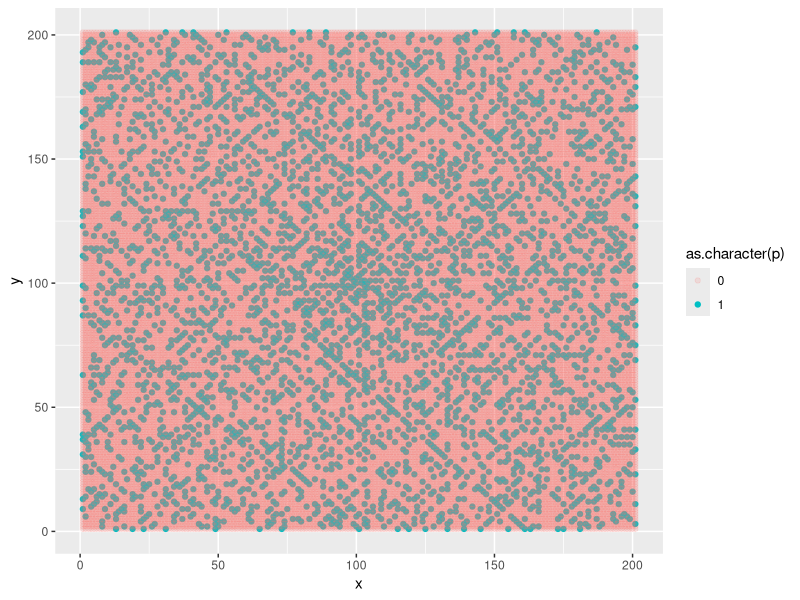

This chart was generated by the following R code:
even <- function(x) x %% 2 == 0
    
Ulam.Spiral<-function(N){
  if (even(N)){
     cat(sprintf("Error: function only accepts odd integers because it a poorly written and fragile piece of code.\n"))
  }else{
m <- matrix(NA, nrow=(N), ncol=N)
    top.left<-c(1,1)
    bottom.right<-c(N,N)
    top.right<-c(1,N)
    bottom.left<-c(N,1)
    n<-N
    a<-N
    m[median(1:N),median(1:N)]<-1

while(a>=3){
# This is an adaptation of a Euler Problem 28 solution. It calculates the diaginals. 
    m[bottom.right[1],bottom.right[2]]<- a^2 #bottom right
    m[top.left[1],top.left[2]]<- a^2 - 2*a + 2 # top left
    m[top.right[1],top.right[2]]<- a^2 - 3*a + 3 # top right
    m[bottom.left[1],bottom.left[2]]<- a^2 - a + 1 #bottom left

#Both Horizontal Rows
    m[top.left[1],(top.left[2]+1):(top.right[2]-1)]<-seq( m[top.left[1],top.left[2]]-1,m[top.left[1],top.right[2]]+1) #Fill in top row
    m[bottom.left[1],(bottom.left[2]+1):(bottom.right[2]-1)]<-seq(m[bottom.left[1],bottom.left[2]]+1,  m[bottom.left[1],bottom.right[2]]-1) #Fill in bottom row
#Left Vertical Rows
    m[(top.left[1]+1):(bottom.left[1]-1), top.left[1]] <- seq(m[top.left[1],top.left[1]]+1,  m[bottom.left[1],top.left[1]]-1)#Left Hand Row
#Right Verical Row
   m[(top.right[1]+1):(bottom.right[2]-1),top.right[2]] <-seq(m[top.right[1],top.right[2]]-1 , m[top.right[1],top.right[2]] - (a-2) )
#drop down on square  and repeat
    a<-a-2
    top.left<-c(top.left[1]+1,top.left[2]+1)
    bottom.right<-c(bottom.right[1]-1,bottom.right[2]-1)
    top.right<-c(top.right[1]+1,top.right[2]-1)
    bottom.left<-c(bottom.left[1]-1,bottom.left[2]+1)
}
return(m)   
}
}
    
  
Prime.Marker<-function(N, ulamSpiral){
m <- matrix(NA, nrow=(N^2), ncol=4)
for (i in seq(N)) {
  for(j in seq(N)){
#    print(ulamSpiral[i,j])
    m[ulamSpiral[i,j],] <- c(ulamSpiral[i,j],j,i,IsPrime(ulamSpiral[i,j]))
  }
}
m <-as.data.frame(m)
colnames(m)<-c("n","x","y","p")
return(m)
}



#Prime Number Checker stolen from http://librestats.wordpress.com/2011/08/20/prime-testing-function-in-r/
#Thanks to librestats

IsPrime <- function(n){ # n=Integer you want to know if is/not prime
  if ((n-floor(n)) > 0){
    cat(sprintf("Error: function only accepts natural number inputs\n"))
  } else if (n < 1){
      cat(sprintf("Error: function only accepts natural number inputs\n"))
    } else
  # Prime list exists
  if (try(is.vector(primes), silent=TRUE) == TRUE){

    # Prime list is already big enough
    if (n %in% primes){
      TRUE
    } else
    if (n < tail(primes,1)){
      FALSE
    } else
    if (n <= (tail(primes,1))^2){
      flag <- 0
      for (prime in primes){
        if (n%%prime == 0){
          flag <- 1
          break
        }
      }

      if (flag == 0){
        TRUE
      }
      else {
        FALSE
      }
    }

    # Prime list is too small; get more primes
    else {
      last.known <- tail(primes,1)
      while ((last.known)^2 < n){
        assign("primes", c(primes,GetNextPrime(primes)), envir=.GlobalEnv)
        last.known <- tail(primes,1)
      }
      IsPrime(n)
    }
  } else {
    # Prime list does not exist
    assign("primes", PrimesBelow(n,below.sqrt=TRUE), envir=.GlobalEnv)
    IsPrime(n)
  }
}

# Get next prime
GetNextPrime <- function(primes){ # primes=Known prime list
  i <- tail(primes,1)
  while (TRUE){
    flag <- 0
    i <- i+2
    if (i%%6 == 3){
      flag <- 1
    }
    if (flag == 0){
      s <- sqrt(i)+1
      possible.primes <- primes[primes<s]
      for (prime in possible.primes){
        if ((i%%prime == 0)){
          flag <- 1
          break
        }
      }
      if (flag == 0){
        break
      }
    }
  }
  i
}

# Primes below specified integer n; optionally only those below sqrt(n)
PrimesBelow <- function(n, below.sqrt=FALSE){
  if (below.sqrt == TRUE){
    m <- ceiling(sqrt(n))
  } else {
    m <- n
  }

  primes <- c(2,3)
  i <- 3
  while (i < m-1){
    flag <- 0
    i <- i+2
    if (i%%6 == 3){
      flag <- 1
    }
    if (flag == 0){
      s <- sqrt(i)+1
      possible.primes <- primes[primes<s]
      for (prime in possible.primes){
        if ((i%%prime == 0)){
          flag <- 1
          break
        }
      }
      if (flag == 0){
        primes <- c(primes, i)
      }
    }
  }
  primes
}


    
    

#Demos

spiral<- Ulam.Spiral(201)
p<-Prime.Marker(201, spiral)

#ggplot the 
library(ggplot2)
g<-ggplot(p[which(p[,4] == 1),], aes(x = x, y = y, label=as.character(n), color = as.character(p))) 
g<-g+geom_point() 
g<-g+geom_point( data=p[which(p[,4] == 0),] , aes(x = x, y = y, label=as.character(n), color = as.character(p) ),alpha=0.15)
g

